Frame 1 (no input): blank canvas, image omitted
Frame 60 (no input): blank canvas, image omitted
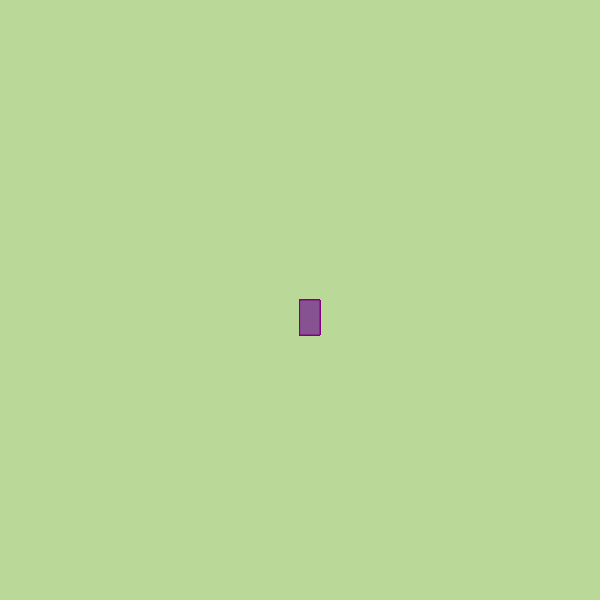
Frame 120 (the mouse pressed at the canvas centre since frame 60)

The p5.js sketch whose frames 1 and 60 were blank and that drew this single picture after the mouse press (run headless with seeded random() and noise() and a simulated clock; from frame 60 on, the mouse is pressed at the canvas centre):

// p5.js sketch
// ── sketch.js
function setup() {
  createCanvas(600, 600);
   background("#BAD897");
}


function draw() {
  
  stroke ("purple");
  fill ("#875291");
 
  
  // console.log(mouseIsPressed);
  
  if (mouseIsPressed){
    rect(mouseX, mouseY, 20, 35);
  }
}
